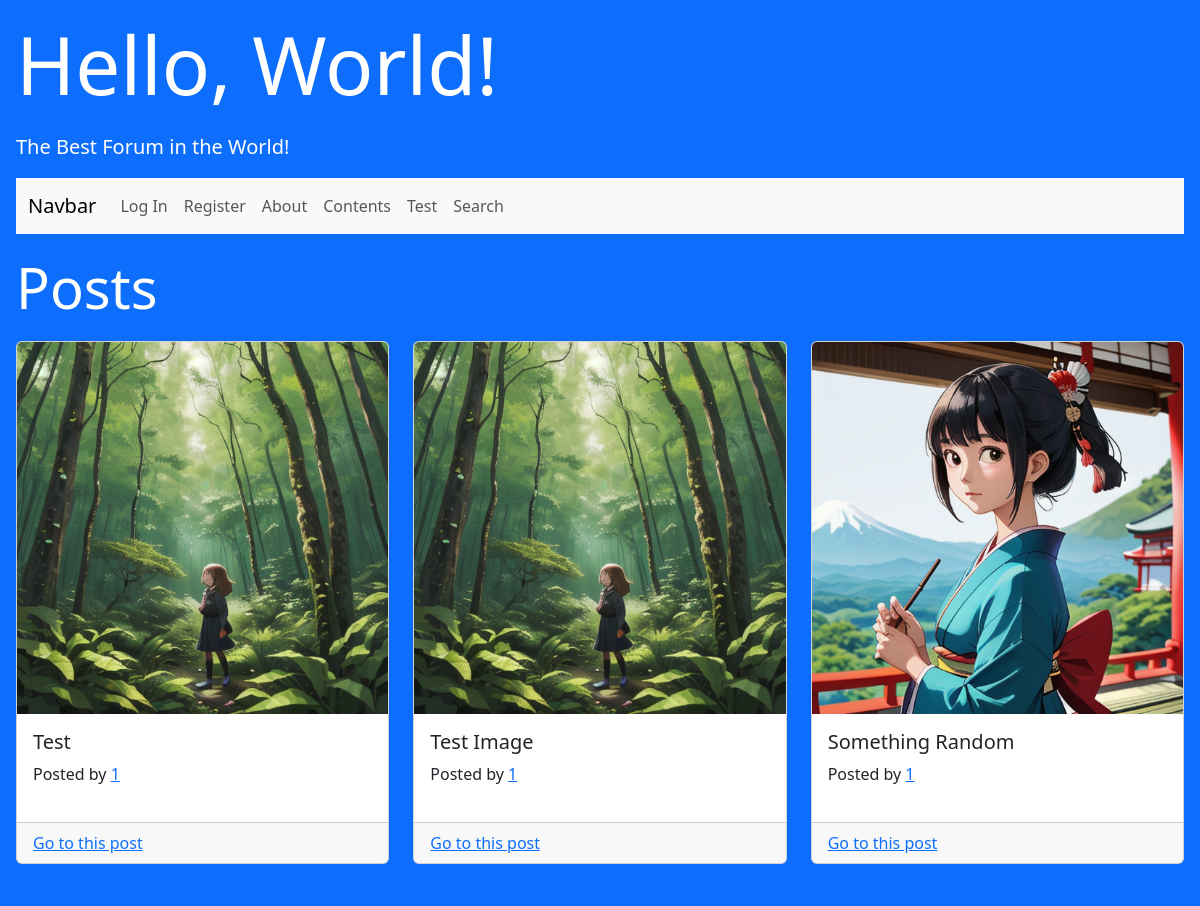
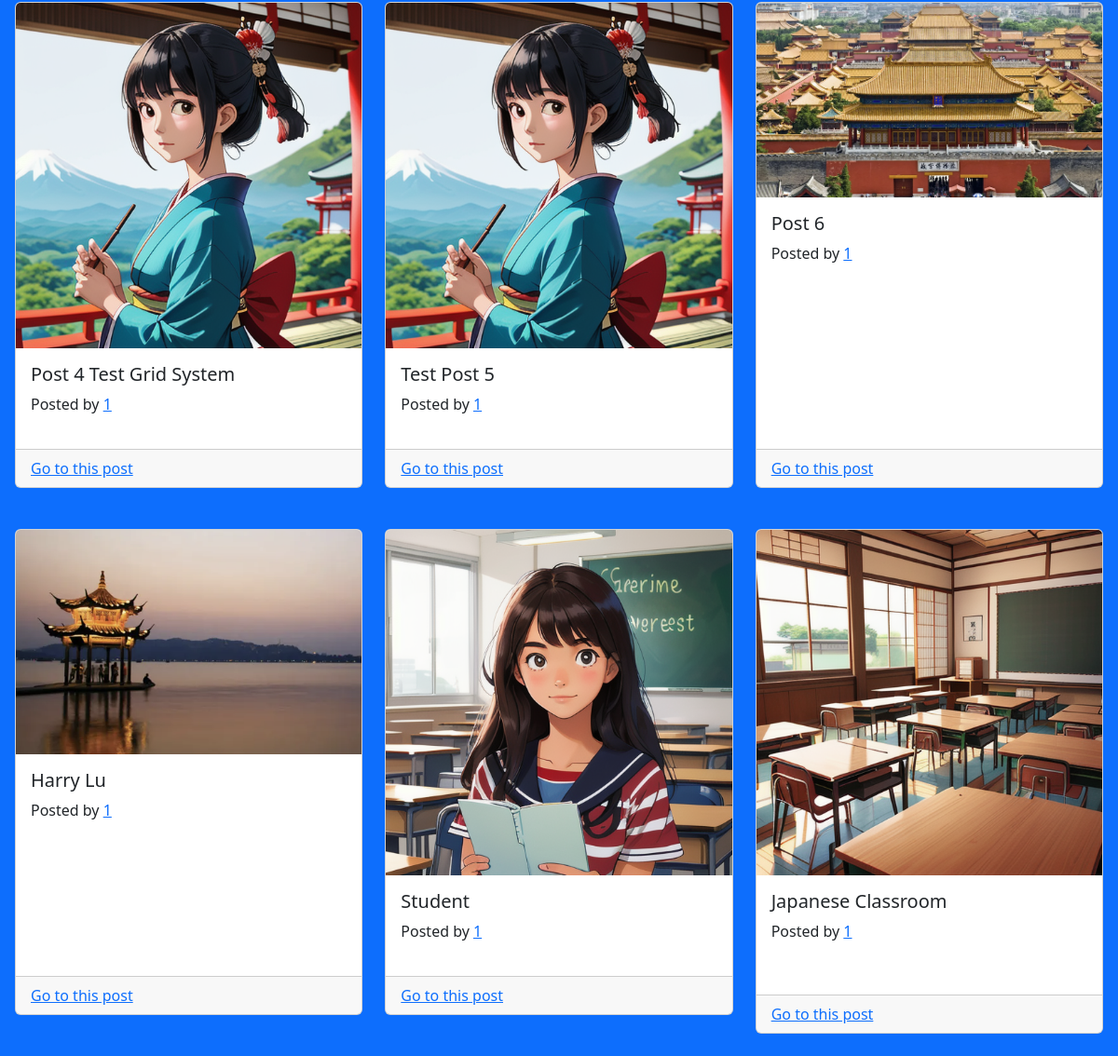
The page /home on the database its author committed (2 pictures, top to bottom).
### app.py (models this page shows, shortened)
class Post(db.Model):
    id = db.Column(db.Integer, primary_key=True)
    img = db.Column(db.String(120))
    title = db.Column(db.String(100),nullable=False)
    date_posted = db.Column(db.DateTime, nullable=False, default=datetime.utcnow)
    content = db.Column(db.Text, nullable=False)
    user_id = db.Column(db.Integer, db.ForeignKey('user.id'), nullable=False)

### app.py (the view)
@app.route("/")
@app.route("/home")
def home():
    posts = Post.query.all()
    return render_template('home.html',posts=posts)

### templates/home.html (shortened to what this page needs)
{% extends "template.html" %}
{% block head %}
{{ super() }}
{% endblock %}
{% block Contents %}
{% if name %}
<div class="p-3 mb-2 bg-light-subtle text-emphasis-light">
<h1>Hello {{ name }}!</h1>
{% else %}
<h1 class="display-1">Hello, World!</h1>
{% endif %}
<p class="lead">The Best Forum in the World!</p>
<nav class="navbar navbar-expand-lg bg-body-tertiary">
    <div class="container-fluid">
      <a class="navbar-brand" href="#">Navbar</a>
      <div class="collapse navbar-collapse" id="navbarNav">
        <ul class="navbar-nav">
          {% if current_user.is_authenticated %}
          <li class="nav-item">
            <a class="nav-link active" aria-current="page" href="{{url_for('logout')}}">Log Out</a>
          </li>
          <li class="nav-item">
            <a class="nav-link active" aria-current="page" href="{{url_for('account',id=current_user.id)}}">Account</a>
          </li>
          {% else %}
          <li class="nav-item">
            <a class="nav-link" href="{{url_for('login')}}">Log In</a>
          </li>
          <li class="nav-item">
            <a class="nav-link" href="{{url_for('register')}}">Register</a>
          </li>
          {% endif %}
          <li class="nav-item">
            <a class="nav-link" href="{{url_for('about')}}">About</a>
          </li>
          <li class="nav-item">
            <a class="nav-link" href="{{url_for('contents')}}">Contents</a>
          </li>
          <li class="nav-item">
            <a class="nav-link" href="{{url_for('test')}}">Test</a>
          </li>
          <li class="nav-item">
            <a class="nav-link" href="{{url_for('search')}}">Search</a>
          </li>
        </ul>
      </div>
    </div>
</nav>
</div>
<h1 class="display-4">Posts</h1>
<div class="row row-cols-1 row-cols-md-3 g-4">
  {% for row in posts|batch(3) -%}
  {% for post in row %}
  <div class="col">
    <div class="card h-100">
      {% if post.img=="static/img/default_post_image.png" %}
      <img src="../{{ post.img }}" class="card-img-top">
      {% else %}
      <img src="../static/img/{{ post.img }}" class="card-img-top">
      {% endif %}
      <div class="card-body">
        <h5 class="card-title">{{post.title}}</h5>
        <p class="card-text">Posted by <a href="{{url_for('account',id=post.user_id)}}" class="card-link">{{post.user_id}}</a></p>
      </div>
      <div class="card-footer">
        <a href="{{url_for('post',id=post.id)}}" class="card-link">Go to this post</a>
      </div>
    </div>
  </div>
  {% endfor %}
  {% endfor %}
</div>
{% endblock %}

### templates/template.html (shortened to what this page needs)
<html lang="'en">
    <head>
        {% block head %}
        <link href="https://cdn.jsdelivr.net/npm/bootstrap@5.3.2/dist/css/bootstrap.min.css" rel="stylesheet">
        {% endblock %}
    </head>
    <body class="p-3 mb-2 bg-primary text-white" >
        <div id="Contents">
            {% block Contents %}{% endblock %}
    </body>
</html>

### templates/template.html (style rules this page uses)
h1 { margin-bottom:20px; }
div { margin-bottom:20px; }
div:last-of-type { margin-bottom:0; }

### rows shown on the page
Post: img (placeholder picture), title "Test", user_id "1"
Post: img (picture), title "Test Image", user_id "1"
Post: img (picture), title "Something Random", user_id "1"
Post: img (picture), title "Post 4 Test Grid System", user_id "1"
Post: img (picture), title "Test Post 5", user_id "1"
Post: img (picture), title "Post 6", user_id "1"
Post: img (picture), title "Harry Lu", user_id "1"
Post: img (picture), title "Student", user_id "1"
Post: img (picture), title "Japanese Classroom", user_id "1"
